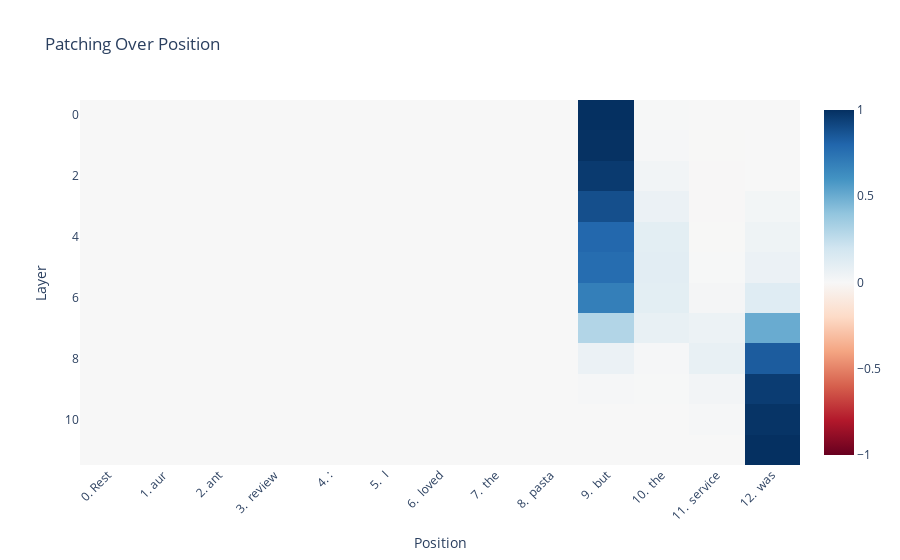

The code cell stored with this chart in its notebook:
### Code cell
from nnsight import util
from nnsight.tracing.Proxy import Proxy

patching_results = util.apply(patching_results, lambda x: x.value, Proxy)

token_labels = [f"{i}. {model.tokenizer.decode(clean_tokens[0][i])}" for i in range(len(clean_tokens[0]))]

fig = px.imshow(
    patching_results,
    color_continuous_scale="RdBu",
    color_continuous_midpoint=0.0,
    title="Patching Over Position",
    # replace x axis with tokens at position
    x=token_labels
)

fig.update_layout(
    # rotate x axis labels
    xaxis_tickangle=-45,
    xaxis_title="Position",
    yaxis_title="Layer"
)

fig.show()

### Figure 1 — Plotly figure (JSON) as saved in the notebook; plotly's stock layout.template omitted (floating-point values rounded to 4 significant figures; data arrays with more than 128 entries replaced by an {"elided": "..."} marker saying what was removed)
{"data": [{"coloraxis": "coloraxis", "hovertemplate": "x: %{x}<br>y: %{y}<br>color: %{z}<extra></extra>", "name": "0", "type": "heatmap", "x": ["0. Rest", "1. aur", "2. ant", "3.  review", "4. :", "5.  I", "6.  loved", "7.  the", "8.  pasta", "9.  but", "10.  the", "11.  service", "12.  was"], "xaxis": "x", "yaxis": "y", "z": {"elided": "12x13 float values"}}], "layout": {"coloraxis": {"cmid": 0, "colorscale": [[0, "rgb(103,0,31)"], [0.1, "rgb(178,24,43)"], [0.2, "rgb(214,96,77)"], [0.3, "rgb(244,165,130)"], [0.4, "rgb(253,219,199)"], [0.5, "rgb(247,247,247)"], [0.6, "rgb(209,229,240)"], [0.7, "rgb(146,197,222)"], [0.8, "rgb(67,147,195)"], [0.9, "rgb(33,102,172)"], [1, "rgb(5,48,97)"]]}, "title": {"text": "Patching Over Position"}, "xaxis": {"anchor": "y", "constrain": "domain", "domain": [0, 1], "scaleanchor": "y", "tickangle": -45, "title": {"text": "Position"}}, "yaxis": {"anchor": "x", "autorange": "reversed", "constrain": "domain", "domain": [0, 1], "title": {"text": "Layer"}}}}
